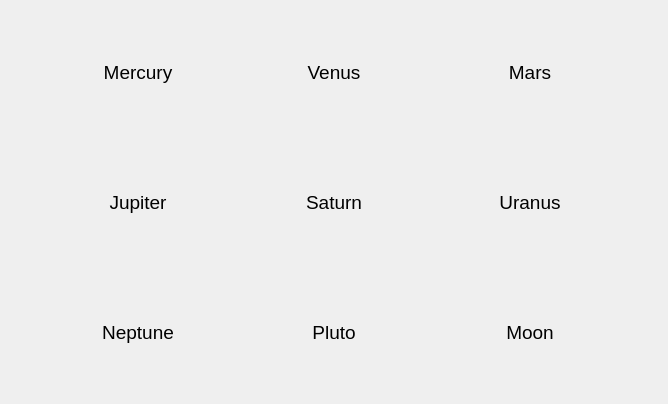
<?xml version="1.0" encoding="UTF-8"?>
<ui version="4.0">
 <class>PlanetsZoomDialog</class>
 <widget class="QWidget" name="PlanetsZoomDialog">
  <property name="geometry">
   <rect>
    <x>0</x>
    <y>0</y>
    <width>668</width>
    <height>404</height>
   </rect>
  </property>
  <property name="windowTitle">
   <string>Form</string>
  </property>
  <layout class="QVBoxLayout" name="verticalLayout">
   <property name="leftMargin">
    <number>3</number>
   </property>
   <property name="topMargin">
    <number>3</number>
   </property>
   <property name="rightMargin">
    <number>3</number>
   </property>
   <property name="bottomMargin">
    <number>3</number>
   </property>
   <item>
    <widget class="QWidget" name="planetsFrame" native="true">
     <property name="enabled">
      <bool>true</bool>
     </property>
     <layout class="QGridLayout" name="gridLayout">
      <property name="bottomMargin">
       <number>9</number>
      </property>
      <property name="spacing">
       <number>10</number>
      </property>
      <item row="0" column="0">
       <widget class="QToolButton" name="btnMercury">
        <property name="enabled">
         <bool>true</bool>
        </property>
        <property name="minimumSize">
         <size>
          <width>120</width>
          <height>120</height>
         </size>
        </property>
        <property name="maximumSize">
         <size>
          <width>16777215</width>
          <height>120</height>
         </size>
        </property>
        <property name="accessibleName">
         <string/>
        </property>
        <property name="styleSheet">
         <string notr="true">QToolButton { 
     border-style: inset;
     border-width: 1px;
     border-radius:5px;
	 padding: 3px;
     border-style: solid;
     border-width: 1px;
     border-radius:5px;
     border-color: palette(button);
	 padding: 3px;
     font-size: 14pt;	
}

QToolButton:checked { 
     border-color: palette(dark);
    background-color: qradialgradient(cx: 0.7, cy: 1.4, fx: 0.7, fy: 1.9, radius: 1.5, stop: 0 rgb(255, 255, 0), stop: 1 transparent );
}

QToolButton:pressed { 
     border-color: palette(dark);
     background-color: qradialgradient(cx: 0.7, cy: 1.4, fx: 0.7, fy: 1.9, radius: 1.5, stop: 0 palette(dark), stop: 1 transparent );
}

</string>
        </property>
        <property name="text">
         <string>Mercury</string>
        </property>
        <property name="icon">
         <iconset resource="../../data/mainRes.qrc">
          <normaloff>:/gui/planets/gui/planets/merkur.png</normaloff>:/gui/planets/gui/planets/merkur.png</iconset>
        </property>
        <property name="iconSize">
         <size>
          <width>60</width>
          <height>60</height>
         </size>
        </property>
        <property name="checkable">
         <bool>true</bool>
        </property>
        <property name="toolButtonStyle">
         <enum>Qt::ToolButtonTextUnderIcon</enum>
        </property>
       </widget>
      </item>
      <item row="0" column="2">
       <widget class="QToolButton" name="btnVenus">
        <property name="enabled">
         <bool>true</bool>
        </property>
        <property name="minimumSize">
         <size>
          <width>120</width>
          <height>120</height>
         </size>
        </property>
        <property name="maximumSize">
         <size>
          <width>16777215</width>
          <height>120</height>
         </size>
        </property>
        <property name="styleSheet">
         <string notr="true">QToolButton { 
     border-style: inset;
     border-width: 1px;
     border-radius:5px;
	 padding: 3px;
     border-style: solid;
     border-width: 1px;
     border-radius:5px;
     border-color: palette(button);
	 padding: 3px;
     font-size: 14pt;	
}

QToolButton:checked { 
     border-color: palette(dark);
    background-color: qradialgradient(cx: 0.7, cy: 1.4, fx: 0.7, fy: 1.9, radius: 1.5, stop: 0 rgb(255, 255, 0), stop: 1 transparent );
}

QToolButton:pressed { 
     border-color: palette(dark);
     background-color: qradialgradient(cx: 0.7, cy: 1.4, fx: 0.7, fy: 1.9, radius: 1.5, stop: 0 palette(dark), stop: 1 transparent );
}

</string>
        </property>
        <property name="text">
         <string>Venus</string>
        </property>
        <property name="icon">
         <iconset resource="../../data/mainRes.qrc">
          <normaloff>:/gui/planets/gui/planets/venus.png</normaloff>:/gui/planets/gui/planets/venus.png</iconset>
        </property>
        <property name="iconSize">
         <size>
          <width>60</width>
          <height>60</height>
         </size>
        </property>
        <property name="checkable">
         <bool>true</bool>
        </property>
        <property name="toolButtonStyle">
         <enum>Qt::ToolButtonTextUnderIcon</enum>
        </property>
       </widget>
      </item>
      <item row="0" column="3">
       <widget class="QToolButton" name="btnMars">
        <property name="enabled">
         <bool>true</bool>
        </property>
        <property name="minimumSize">
         <size>
          <width>120</width>
          <height>120</height>
         </size>
        </property>
        <property name="maximumSize">
         <size>
          <width>16777215</width>
          <height>120</height>
         </size>
        </property>
        <property name="styleSheet">
         <string notr="true">QToolButton { 
     border-style: inset;
     border-width: 1px;
     border-radius:5px;
	 padding: 3px;
     border-style: solid;
     border-width: 1px;
     border-radius:5px;
     border-color: palette(button);
	 padding: 3px;
     font-size: 14pt;	
}

QToolButton:checked { 
     border-color: palette(dark);
    background-color: qradialgradient(cx: 0.7, cy: 1.4, fx: 0.7, fy: 1.9, radius: 1.5, stop: 0 rgb(255, 255, 0), stop: 1 transparent );
}

QToolButton:pressed { 
     border-color: palette(dark);
     background-color: qradialgradient(cx: 0.7, cy: 1.4, fx: 0.7, fy: 1.9, radius: 1.5, stop: 0 palette(dark), stop: 1 transparent );
}

</string>
        </property>
        <property name="text">
         <string>Mars</string>
        </property>
        <property name="icon">
         <iconset resource="../../data/mainRes.qrc">
          <normaloff>:/gui/planets/gui/planets/mars.png</normaloff>:/gui/planets/gui/planets/mars.png</iconset>
        </property>
        <property name="iconSize">
         <size>
          <width>60</width>
          <height>60</height>
         </size>
        </property>
        <property name="checkable">
         <bool>true</bool>
        </property>
        <property name="toolButtonStyle">
         <enum>Qt::ToolButtonTextUnderIcon</enum>
        </property>
       </widget>
      </item>
      <item row="1" column="0">
       <widget class="QToolButton" name="btnJupiter">
        <property name="enabled">
         <bool>true</bool>
        </property>
        <property name="minimumSize">
         <size>
          <width>120</width>
          <height>120</height>
         </size>
        </property>
        <property name="maximumSize">
         <size>
          <width>16777215</width>
          <height>120</height>
         </size>
        </property>
        <property name="styleSheet">
         <string notr="true">QToolButton { 
     border-style: inset;
     border-width: 1px;
     border-radius:5px;
	 padding: 3px;
     border-style: solid;
     border-width: 1px;
     border-radius:5px;
     border-color: palette(button);
	 padding: 3px;
     font-size: 14pt;	
}

QToolButton:checked { 
     border-color: palette(dark);
    background-color: qradialgradient(cx: 0.7, cy: 1.4, fx: 0.7, fy: 1.9, radius: 1.5, stop: 0 rgb(255, 255, 0), stop: 1 transparent );
}

QToolButton:pressed { 
     border-color: palette(dark);
     background-color: qradialgradient(cx: 0.7, cy: 1.4, fx: 0.7, fy: 1.9, radius: 1.5, stop: 0 palette(dark), stop: 1 transparent );
}

</string>
        </property>
        <property name="text">
         <string>Jupiter</string>
        </property>
        <property name="icon">
         <iconset resource="../../data/mainRes.qrc">
          <normaloff>:/gui/planets/gui/planets/jupiter.png</normaloff>:/gui/planets/gui/planets/jupiter.png</iconset>
        </property>
        <property name="iconSize">
         <size>
          <width>60</width>
          <height>60</height>
         </size>
        </property>
        <property name="checkable">
         <bool>true</bool>
        </property>
        <property name="toolButtonStyle">
         <enum>Qt::ToolButtonTextUnderIcon</enum>
        </property>
       </widget>
      </item>
      <item row="1" column="2">
       <widget class="QToolButton" name="btnSaturn">
        <property name="enabled">
         <bool>true</bool>
        </property>
        <property name="minimumSize">
         <size>
          <width>120</width>
          <height>120</height>
         </size>
        </property>
        <property name="maximumSize">
         <size>
          <width>16777215</width>
          <height>120</height>
         </size>
        </property>
        <property name="styleSheet">
         <string notr="true">QToolButton { 
     border-style: inset;
     border-width: 1px;
     border-radius:5px;
	 padding: 3px;
     border-style: solid;
     border-width: 1px;
     border-radius:5px;
     border-color: palette(button);
	 padding: 3px;
     font-size: 14pt;	
}

QToolButton:checked { 
     border-color: palette(dark);
    background-color: qradialgradient(cx: 0.7, cy: 1.4, fx: 0.7, fy: 1.9, radius: 1.5, stop: 0 rgb(255, 255, 0), stop: 1 transparent );
}

QToolButton:pressed { 
     border-color: palette(dark);
     background-color: qradialgradient(cx: 0.7, cy: 1.4, fx: 0.7, fy: 1.9, radius: 1.5, stop: 0 palette(dark), stop: 1 transparent );
}

</string>
        </property>
        <property name="text">
         <string>Saturn</string>
        </property>
        <property name="icon">
         <iconset resource="../../data/mainRes.qrc">
          <normaloff>:/gui/planets/gui/planets/saturn.png</normaloff>:/gui/planets/gui/planets/saturn.png</iconset>
        </property>
        <property name="iconSize">
         <size>
          <width>60</width>
          <height>60</height>
         </size>
        </property>
        <property name="checkable">
         <bool>true</bool>
        </property>
        <property name="toolButtonStyle">
         <enum>Qt::ToolButtonTextUnderIcon</enum>
        </property>
       </widget>
      </item>
      <item row="1" column="3">
       <widget class="QToolButton" name="btnUranus">
        <property name="enabled">
         <bool>true</bool>
        </property>
        <property name="sizePolicy">
         <sizepolicy hsizetype="Fixed" vsizetype="Fixed">
          <horstretch>0</horstretch>
          <verstretch>0</verstretch>
         </sizepolicy>
        </property>
        <property name="minimumSize">
         <size>
          <width>120</width>
          <height>120</height>
         </size>
        </property>
        <property name="maximumSize">
         <size>
          <width>16777215</width>
          <height>120</height>
         </size>
        </property>
        <property name="focusPolicy">
         <enum>Qt::TabFocus</enum>
        </property>
        <property name="styleSheet">
         <string notr="true">QToolButton { 
     border-style: inset;
     border-width: 1px;
     border-radius:5px;
	 padding: 3px;
     border-style: solid;
     border-width: 1px;
     border-radius:5px;
     border-color: palette(button);
	 padding: 3px;
     font-size: 14pt;	
}

QToolButton:checked { 
     border-color: palette(dark);
    background-color: qradialgradient(cx: 0.7, cy: 1.4, fx: 0.7, fy: 1.9, radius: 1.5, stop: 0 rgb(255, 255, 0), stop: 1 transparent );
}

QToolButton:pressed { 
     border-color: palette(dark);
     background-color: qradialgradient(cx: 0.7, cy: 1.4, fx: 0.7, fy: 1.9, radius: 1.5, stop: 0 palette(dark), stop: 1 transparent );
}

</string>
        </property>
        <property name="text">
         <string>Uranus</string>
        </property>
        <property name="icon">
         <iconset resource="../../data/mainRes.qrc">
          <normaloff>:/gui/planets/gui/planets/uranus.png</normaloff>:/gui/planets/gui/planets/uranus.png</iconset>
        </property>
        <property name="iconSize">
         <size>
          <width>60</width>
          <height>60</height>
         </size>
        </property>
        <property name="checkable">
         <bool>true</bool>
        </property>
        <property name="toolButtonStyle">
         <enum>Qt::ToolButtonTextUnderIcon</enum>
        </property>
       </widget>
      </item>
      <item row="4" column="0">
       <widget class="QToolButton" name="btnNeptune">
        <property name="enabled">
         <bool>true</bool>
        </property>
        <property name="minimumSize">
         <size>
          <width>120</width>
          <height>120</height>
         </size>
        </property>
        <property name="maximumSize">
         <size>
          <width>16777215</width>
          <height>120</height>
         </size>
        </property>
        <property name="styleSheet">
         <string notr="true">QToolButton { 
     border-style: inset;
     border-width: 1px;
     border-radius:5px;
	 padding: 3px;
     border-style: solid;
     border-width: 1px;
     border-radius:5px;
     border-color: palette(button);
	 padding: 3px;
     font-size: 14pt;	
}

QToolButton:checked { 
     border-color: palette(dark);
    background-color: qradialgradient(cx: 0.7, cy: 1.4, fx: 0.7, fy: 1.9, radius: 1.5, stop: 0 rgb(255, 255, 0), stop: 1 transparent );
}

QToolButton:pressed { 
     border-color: palette(dark);
     background-color: qradialgradient(cx: 0.7, cy: 1.4, fx: 0.7, fy: 1.9, radius: 1.5, stop: 0 palette(dark), stop: 1 transparent );
}

</string>
        </property>
        <property name="text">
         <string>Neptune</string>
        </property>
        <property name="icon">
         <iconset resource="../../data/mainRes.qrc">
          <normaloff>:/gui/planets/gui/planets/neptun.png</normaloff>:/gui/planets/gui/planets/neptun.png</iconset>
        </property>
        <property name="iconSize">
         <size>
          <width>60</width>
          <height>60</height>
         </size>
        </property>
        <property name="checkable">
         <bool>true</bool>
        </property>
        <property name="toolButtonStyle">
         <enum>Qt::ToolButtonTextUnderIcon</enum>
        </property>
       </widget>
      </item>
      <item row="4" column="2">
       <widget class="QToolButton" name="btnPluto">
        <property name="enabled">
         <bool>true</bool>
        </property>
        <property name="minimumSize">
         <size>
          <width>120</width>
          <height>120</height>
         </size>
        </property>
        <property name="maximumSize">
         <size>
          <width>16777215</width>
          <height>120</height>
         </size>
        </property>
        <property name="styleSheet">
         <string notr="true">QToolButton { 
     border-style: inset;
     border-width: 1px;
     border-radius:5px;
	 padding: 3px;
     border-style: solid;
     border-width: 1px;
     border-radius:5px;
     border-color: palette(button);
	 padding: 3px;
     font-size: 14pt;	
}

QToolButton:checked { 
     border-color: palette(dark);
    background-color: qradialgradient(cx: 0.7, cy: 1.4, fx: 0.7, fy: 1.9, radius: 1.5, stop: 0 rgb(255, 255, 0), stop: 1 transparent );
}

QToolButton:pressed { 
     border-color: palette(dark);
     background-color: qradialgradient(cx: 0.7, cy: 1.4, fx: 0.7, fy: 1.9, radius: 1.5, stop: 0 palette(dark), stop: 1 transparent );
}

</string>
        </property>
        <property name="text">
         <string>Pluto</string>
        </property>
        <property name="icon">
         <iconset resource="../../data/mainRes.qrc">
          <normaloff>:/gui/planets/gui/planets/pluto.png</normaloff>:/gui/planets/gui/planets/pluto.png</iconset>
        </property>
        <property name="iconSize">
         <size>
          <width>60</width>
          <height>60</height>
         </size>
        </property>
        <property name="checkable">
         <bool>true</bool>
        </property>
        <property name="toolButtonStyle">
         <enum>Qt::ToolButtonTextUnderIcon</enum>
        </property>
       </widget>
      </item>
      <item row="4" column="3">
       <widget class="QToolButton" name="btnMoon">
        <property name="enabled">
         <bool>true</bool>
        </property>
        <property name="minimumSize">
         <size>
          <width>120</width>
          <height>120</height>
         </size>
        </property>
        <property name="maximumSize">
         <size>
          <width>16777215</width>
          <height>120</height>
         </size>
        </property>
        <property name="styleSheet">
         <string notr="true">QToolButton { 
     border-style: inset;
     border-width: 1px;
     border-radius:5px;
	 padding: 3px;
     border-style: solid;
     border-width: 1px;
     border-radius:5px;
     border-color: palette(button);
	 padding: 3px;
     font-size: 14pt;	
}

QToolButton:checked { 
     border-color: palette(dark);
    background-color: qradialgradient(cx: 0.7, cy: 1.4, fx: 0.7, fy: 1.9, radius: 1.5, stop: 0 rgb(255, 255, 0), stop: 1 transparent );
}

QToolButton:pressed { 
     border-color: palette(dark);
     background-color: qradialgradient(cx: 0.7, cy: 1.4, fx: 0.7, fy: 1.9, radius: 1.5, stop: 0 palette(dark), stop: 1 transparent );
}

</string>
        </property>
        <property name="text">
         <string>Moon</string>
        </property>
        <property name="icon">
         <iconset resource="../../data/mainRes.qrc">
          <normaloff>:/gui/planets/gui/planets/moon.png</normaloff>:/gui/planets/gui/planets/moon.png</iconset>
        </property>
        <property name="iconSize">
         <size>
          <width>60</width>
          <height>60</height>
         </size>
        </property>
        <property name="checkable">
         <bool>true</bool>
        </property>
        <property name="toolButtonStyle">
         <enum>Qt::ToolButtonTextUnderIcon</enum>
        </property>
       </widget>
      </item>
     </layout>
    </widget>
   </item>
  </layout>
 </widget>
 <resources>
  <include location="../../data/mainRes.qrc"/>
 </resources>
 <connections/>
</ui>
